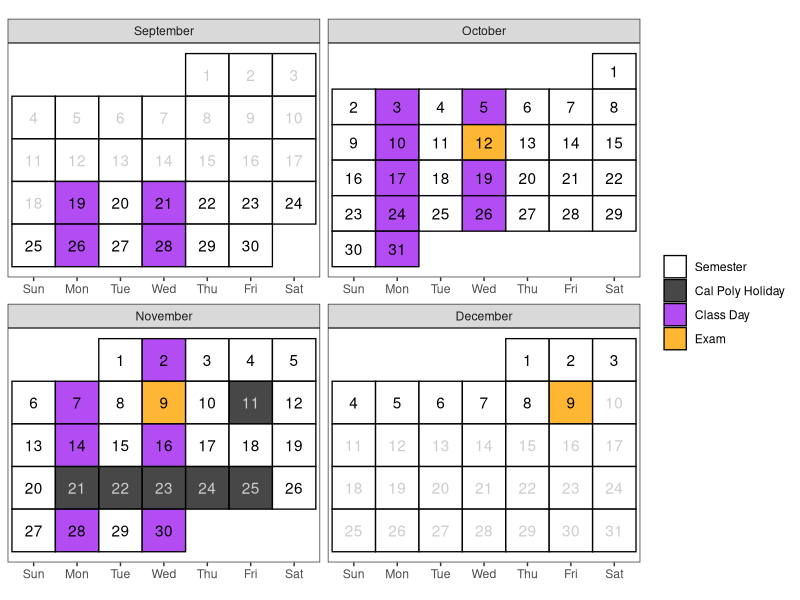

This figure's R source: (Note: this script raises an error after producing the figure.)
## ---- chunk 1
# knitr::opts_chunk$set(cache=FALSE, dev='pdf')
knitr::opts_chunk$set(cache=F,
                      fig.path = 'figs/',
                      cache.path='cache/',
                      fig.align = 'center',
                      echo = F,
                      warning=F,
                      message=F)
knitr::opts_chunk$set(
                  fig.process = function(x) {
                      x2 = sub('-\\d+([.][a-z]+)$', '\\1', x)
                      if (file.rename(x, x2)) x2 else x
                      }
                  )
library(tidyverse)
library(lubridate)
# Create a calendar for your syllabus ----
# Source: http://svmiller.com/blog/2020/08/a-ggplot-calendar-for-your-semester/
# 1) what is the first Monday of the semester?
# Any number of ways to identify dates in R, but we'll use {lubridate} and the ymd() function here.
# Format: YYYYMMDD. In this example, 4 January 2022.
# What are the full dates of the semester? Here, I'll exclude exam week as I like to do.
# In this case: 6 January to 23 April
semester_dates <- seq(ymd(20220919), ymd(20221209), by=1)
# Weekday(s) of class
class_wdays <- c("Mon", "Wed")

not_here_dates <- c(
  # Labor Day
  # ymd("20220905"),
  # Veterans Day
  ymd("20221111"),
  # Spring Break
  # Fall Break
  # seq(ymd(20221017), ymd(20221018), by = 1),
  # Thanksgiving
  seq(ymd(20221121), ymd(20221125), by = 1))

# 2:10 section final Exam Dec. 9th at 1:10 - 4:00 PM
exam_dates <- c(ymd(20221012), ymd(20221109), ymd(20221209))

# 4:10 section final Exam Dec. 7th at 4:10 - 7:00 PM
# exam_dates <- c(ymd(20221005), ymd(20221105), ymd(20221207))

# project_dates <- c(ymd(20221104), ymd(20221205), ymd(20221209))
finals_week <- seq(ymd(20221205), ymd(20221209), by = 1)

# Custom function for treating the first day of the month as the first week 
# of the month up until the first Sunday 
# (unless Sunday was the start of the month)
wom <- function(date) {
    first <- wday(as.Date(paste(year(date), month(date), 1, sep = "-")))
    return((mday(date) + (first - 2)) %/% 7 + 1)
  }
# Create a data frame of dates, assign to Cal
Cal <- tibble(date = seq(ymd(20220901), ymd(20221231), by=1))  %>%
  mutate(mon = lubridate::month(date, label=T, abbr=F),
         wkdy = weekdays(date, abbreviate=T),
         wkdy = fct_relevel(wkdy, "Sun", "Mon", "Tue", "Wed", "Thu","Fri","Sat"), # make sure Sunday comes first
         semester = date %in% semester_dates, 
         # project = date %in% project_dates,
         exams = date %in% exam_dates, # is it an exam?
         not_here = date %in% not_here_dates, # is it a day off?
         exam_wk = date %in% finals_week,
         day = lubridate::mday(date), 
         week = wom(date))
Cal <- Cal %>%
  mutate(category = case_when(
    # project ~ "Project",
    exams ~ "Exam",
    not_here ~ "Cal Poly Holiday",
    semester & wkdy %in% class_wdays & !not_here & !exam_wk ~ "Class Day",
    semester ~ "Semester",
    TRUE ~ "NA"
  ))
class_cal <- Cal %>% 
  ggplot(.,aes(wkdy, week)) +
  theme_bw() +
  theme(aspect.ratio = 0.75, 
        panel.grid.major.x = element_blank(),
        legend.position = "right",
        # legend.position = c(1, 0), 
        # legend.justification = c(1,0),
        # legend.direction = "vertical", 
        legend.title = element_blank(),
        axis.title.y = element_blank(), 
        axis.title.x = element_blank(),
        axis.ticks.y = element_blank(), 
        axis.text.y = element_blank()) +
  geom_tile(alpha=0.8, aes(fill=category), color="black", size=.45) +
  facet_wrap(~mon, scales = "free", ncol=2) +
  geom_text(aes(label = day, color = semester & (!not_here))) +
  # put your y-axis down, flip it, and reverse it
  scale_y_reverse(breaks=NULL) +
  # manually fill scale colors to something you like...
  scale_color_manual(values = c("FALSE" = "grey80", "TRUE" = "black"), guide = "none") + 
  scale_fill_manual(values=c("Class Day"="purple", 
                             "Semester"="white",
                             "Cal Poly Holiday" = "grey10",
                             "NA" = "white", # I like these whited out...
                             "Exam"="orange"),
                    #... but also suppress a label for a non-class semester day
                    breaks=c("Semester", "Cal Poly Holiday", "Class Day","Exam"))
class_cal

exam_days <- filter(Cal, category == "Exam") %>%
  mutate(topic = c("Midterm Exam 1 (In Class)", "Midterm Exam 2 (In Class)", "Final Exam (1:10 - 4:00 PM)"),
         time = c("In Class", "In Class", "1:10-4:00 PM")) %>%
  rowwise() %>%
  mutate(sem_week = week(date),
         Date = paste(format(date, "%b %e"), sep = ",", collapse = ", "))

# project_days <- filter(Cal, category == "Project") %>%
#   mutate(topic = c("Project Proposal Due", "Project Presentation Due", "Project Report Due"),
#          time = c("8pm", "8pm", "8pm")) %>%
#   mutate(Date = format(date, "%b %e"),
#          sem_week = week(date))

class_days <- filter(Cal, category %in% c("Class Day")) %>%
  mutate(sem_week = week(date)) %>%
  group_by(sem_week) %>%
  # group_by(sem_week) %>%
  summarize(Date = paste(format(date, "%b %e"), sep = ",", collapse = ", ")) %>%
  mutate(topic = c(
    "Introduction to Data",
    "Quantitative Variable Exploratory Data Analysis",
    "Inference for One Mean",
    "Simple Linear Regression",
    "Difference in Means",
    "Paired Data",
    "Analysis of Variance (ANOVA)",
    "One Categorical Variable Exploratory Data Analysis",
    "One Categorical Variable Inference",
    "Two Categorical Variable Inference")) %>%
  # bind_rows(project_days) %>%
  bind_rows(exam_days) %>%
  arrange(sem_week) %>%
  select(Date, Topic = topic)
## ---- chunk 2
knitr::include_graphics("images/ims.jpeg")
## ---- chunk 3
#| echo: false
#| eval: true
#| warning: false
#| fig-width: 8
#| fig-height: 4.5
class_cal
## ---- chunk 4
#| echo: false
#| eval: true
#| fig-pos: 'h'
class_days %>%
kableExtra::kable(caption = "Tentative schedule of class topics and important due dates", format = "simple")
## ---- chunk 5

library(RColorBrewer)
pal <- brewer.pal(n = 8, name = "Purples")

grades <- tribble(
  ~category,  ~percent,
  # "Reading & Videos", 0.05,
  "Activities", 0.10,
  "Labs", 0.10,
  "Assignments", 0.15,
  "Midterm Project", 0.15, 
  "Midterm Exams (2)", 0.20,
  "Final Project", 0.15,
  "Final Exam", 0.15
) %>% 
  mutate(category = factor(category, 
                           levels = c(
                             # "Reading & Videos",
                             "Activities",
                             "Labs",
                             "Assignments",
                             "Midterm Project",
                             "Midterm Exams (2)",
                             "Final Project",
                             "Final Exam")
                           )
         ) %>% 
  mutate(
    location = rep(1, 7) 
  )

grades %>% 
  ggplot(aes(x = location, y = percent)) +
  geom_col(aes(fill = category), col = 'black') + 
  guides(fill = "none") + 
  geom_text(aes(x = location, 
                label = paste(category, " - ", percent*100, "%"), 
                y = c(0.95, 0.85, 0.725, 0.575, 0.40, 0.235, 0.075)
                )
            ) + 
  scale_x_discrete('', expand = c(0,0))+
  scale_y_continuous('Cumulative percent', labels = scales::percent, expand = c(0,0)) +
  theme_test() +
  theme(aspect.ratio = 0.8, axis.text.x = element_blank()) +
  scale_fill_manual(values = pal)
